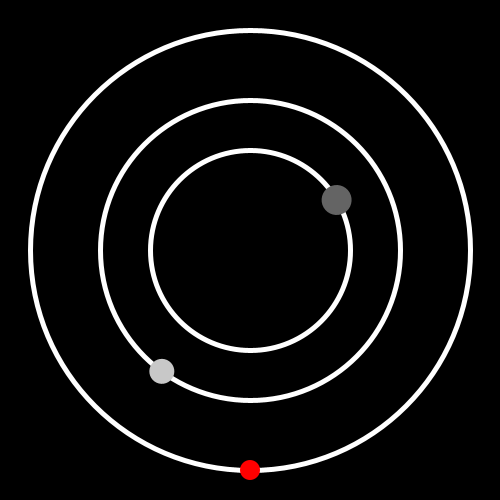
Frame 1 (no input)
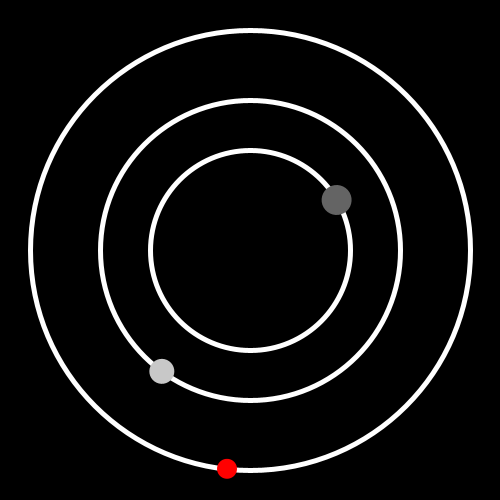
Frame 60 (the mouse pressed at the canvas centre just before this capture)
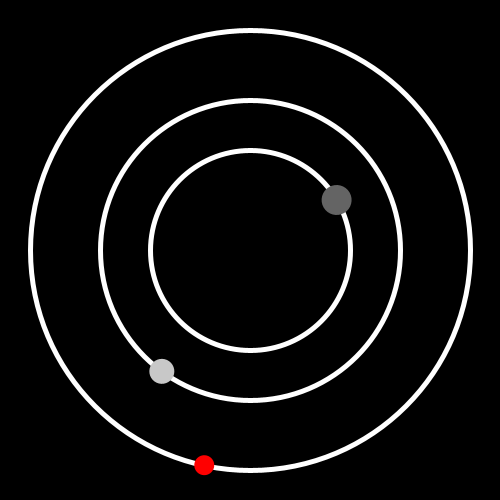
Frame 120 (the mouse held since frame 60 and released just before this capture)

The Processing sketch that drew these frames (run headless with seeded random() and noise(); from frame 60 on, the mouse is pressed at the canvas centre):

// Processing sketch: processing_120180
// ── processing_120180.pde

void setup()
{
  size(500, 500);
}
void draw()
{
  
  background(0);
  
  noStroke();
  translate(width/2, height/2);
   noFill();
   strokeWeight(5);
  stroke(255);
  ellipse(0,0,200,200);
  ellipse(0,0,300,300);
  ellipse(0,0,440,440);
  float sec = map(second(), 0, 60, 0, 360);
  float min = map(minute(), 0,60,0,360);
  float std = map(hour(), 0,12,0,360);
  
  fill(200);
  noStroke();
pushMatrix();
  rotate(radians(min)); // um i rotieren
  translate(0, -150); //um radius verschieben
  ellipse(0, 0, 25, 25);
  popMatrix();
  
pushMatrix();
  fill(255,0,0);
  rotate(radians(sec));
  translate(0,-220);
  ellipse(0,0,20,20);
  popMatrix();
  
  fill(100);
  pushMatrix();
  rotate(radians(std));
  translate(0,-100);
  ellipse(0,0,30,30);
  popMatrix();
  

}
